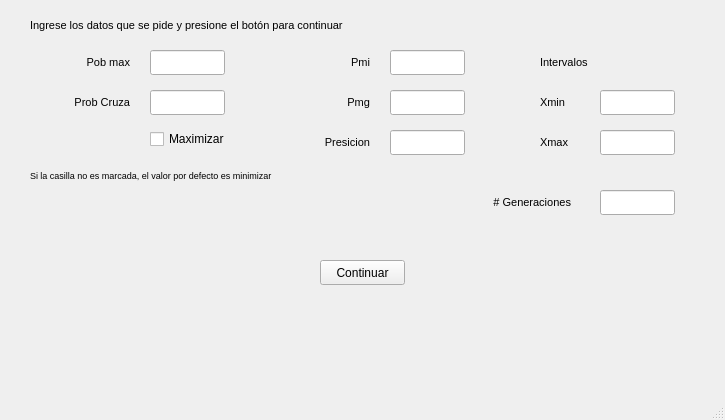
<?xml version="1.0" encoding="UTF-8"?>
<ui version="4.0">
 <class>MainWindow</class>
 <widget class="QMainWindow" name="MainWindow">
  <property name="geometry">
   <rect>
    <x>0</x>
    <y>0</y>
    <width>725</width>
    <height>420</height>
   </rect>
  </property>
  <property name="windowTitle">
   <string>Genético</string>
  </property>
  <property name="autoFillBackground">
   <bool>true</bool>
  </property>
  <widget class="QWidget" name="centralwidget">
   <widget class="QLabel" name="label_2">
    <property name="geometry">
     <rect>
      <x>10</x>
      <y>50</y>
      <width>120</width>
      <height>25</height>
     </rect>
    </property>
    <property name="font">
     <font>
      <pointsize>8</pointsize>
     </font>
    </property>
    <property name="layoutDirection">
     <enum>Qt::LeftToRight</enum>
    </property>
    <property name="text">
     <string>Pob max</string>
    </property>
    <property name="alignment">
     <set>Qt::AlignRight|Qt::AlignTrailing|Qt::AlignVCenter</set>
    </property>
   </widget>
   <widget class="QLineEdit" name="poblacion_m">
    <property name="geometry">
     <rect>
      <x>150</x>
      <y>50</y>
      <width>75</width>
      <height>25</height>
     </rect>
    </property>
    <property name="font">
     <font>
      <pointsize>9</pointsize>
     </font>
    </property>
   </widget>
   <widget class="QLabel" name="label_3">
    <property name="geometry">
     <rect>
      <x>10</x>
      <y>90</y>
      <width>120</width>
      <height>25</height>
     </rect>
    </property>
    <property name="font">
     <font>
      <pointsize>8</pointsize>
     </font>
    </property>
    <property name="layoutDirection">
     <enum>Qt::LeftToRight</enum>
    </property>
    <property name="text">
     <string>Prob Cruza</string>
    </property>
    <property name="alignment">
     <set>Qt::AlignRight|Qt::AlignTrailing|Qt::AlignVCenter</set>
    </property>
   </widget>
   <widget class="QLineEdit" name="pcruza">
    <property name="geometry">
     <rect>
      <x>150</x>
      <y>90</y>
      <width>75</width>
      <height>25</height>
     </rect>
    </property>
    <property name="font">
     <font>
      <pointsize>9</pointsize>
     </font>
    </property>
   </widget>
   <widget class="QLineEdit" name="pmi">
    <property name="geometry">
     <rect>
      <x>390</x>
      <y>50</y>
      <width>75</width>
      <height>25</height>
     </rect>
    </property>
   </widget>
   <widget class="QLabel" name="label_5">
    <property name="geometry">
     <rect>
      <x>300</x>
      <y>50</y>
      <width>70</width>
      <height>25</height>
     </rect>
    </property>
    <property name="font">
     <font>
      <pointsize>8</pointsize>
     </font>
    </property>
    <property name="text">
     <string>Pmi</string>
    </property>
    <property name="alignment">
     <set>Qt::AlignRight|Qt::AlignTrailing|Qt::AlignVCenter</set>
    </property>
   </widget>
   <widget class="QLabel" name="label_6">
    <property name="geometry">
     <rect>
      <x>300</x>
      <y>90</y>
      <width>70</width>
      <height>25</height>
     </rect>
    </property>
    <property name="font">
     <font>
      <pointsize>8</pointsize>
     </font>
    </property>
    <property name="text">
     <string>Pmg</string>
    </property>
    <property name="alignment">
     <set>Qt::AlignRight|Qt::AlignTrailing|Qt::AlignVCenter</set>
    </property>
   </widget>
   <widget class="QLineEdit" name="pmg">
    <property name="geometry">
     <rect>
      <x>390</x>
      <y>90</y>
      <width>75</width>
      <height>25</height>
     </rect>
    </property>
   </widget>
   <widget class="QLabel" name="label_7">
    <property name="geometry">
     <rect>
      <x>540</x>
      <y>90</y>
      <width>50</width>
      <height>25</height>
     </rect>
    </property>
    <property name="font">
     <font>
      <pointsize>8</pointsize>
     </font>
    </property>
    <property name="text">
     <string>Xmin</string>
    </property>
   </widget>
   <widget class="QLineEdit" name="xmin">
    <property name="geometry">
     <rect>
      <x>600</x>
      <y>90</y>
      <width>75</width>
      <height>25</height>
     </rect>
    </property>
   </widget>
   <widget class="QLineEdit" name="xmax">
    <property name="geometry">
     <rect>
      <x>600</x>
      <y>130</y>
      <width>75</width>
      <height>25</height>
     </rect>
    </property>
   </widget>
   <widget class="QLabel" name="label_8">
    <property name="geometry">
     <rect>
      <x>540</x>
      <y>130</y>
      <width>50</width>
      <height>25</height>
     </rect>
    </property>
    <property name="font">
     <font>
      <pointsize>8</pointsize>
     </font>
    </property>
    <property name="text">
     <string>Xmax</string>
    </property>
   </widget>
   <widget class="QLineEdit" name="presicion">
    <property name="geometry">
     <rect>
      <x>390</x>
      <y>130</y>
      <width>75</width>
      <height>25</height>
     </rect>
    </property>
    <property name="text">
     <string/>
    </property>
   </widget>
   <widget class="QLabel" name="label_9">
    <property name="geometry">
     <rect>
      <x>279</x>
      <y>130</y>
      <width>91</width>
      <height>25</height>
     </rect>
    </property>
    <property name="font">
     <font>
      <pointsize>8</pointsize>
     </font>
    </property>
    <property name="text">
     <string>Presicion</string>
    </property>
    <property name="alignment">
     <set>Qt::AlignRight|Qt::AlignTrailing|Qt::AlignVCenter</set>
    </property>
   </widget>
   <widget class="QLabel" name="label_4">
    <property name="geometry">
     <rect>
      <x>30</x>
      <y>10</y>
      <width>591</width>
      <height>31</height>
     </rect>
    </property>
    <property name="maximumSize">
     <size>
      <width>16777215</width>
      <height>16777215</height>
     </size>
    </property>
    <property name="sizeIncrement">
     <size>
      <width>2</width>
      <height>0</height>
     </size>
    </property>
    <property name="font">
     <font>
      <pointsize>8</pointsize>
     </font>
    </property>
    <property name="text">
     <string>Ingrese los datos que se pide y presione el botón para continuar </string>
    </property>
   </widget>
   <widget class="QPushButton" name="btn_ok">
    <property name="geometry">
     <rect>
      <x>320</x>
      <y>260</y>
      <width>85</width>
      <height>25</height>
     </rect>
    </property>
    <property name="text">
     <string>Continuar</string>
    </property>
   </widget>
   <widget class="QLabel" name="label_10">
    <property name="geometry">
     <rect>
      <x>540</x>
      <y>50</y>
      <width>125</width>
      <height>25</height>
     </rect>
    </property>
    <property name="font">
     <font>
      <pointsize>8</pointsize>
     </font>
    </property>
    <property name="text">
     <string>Intervalos</string>
    </property>
   </widget>
   <widget class="QCheckBox" name="maximizar">
    <property name="geometry">
     <rect>
      <x>150</x>
      <y>130</y>
      <width>111</width>
      <height>18</height>
     </rect>
    </property>
    <property name="font">
     <font>
      <pointsize>9</pointsize>
     </font>
    </property>
    <property name="text">
     <string>Maximizar</string>
    </property>
   </widget>
   <widget class="QLabel" name="label_11">
    <property name="geometry">
     <rect>
      <x>30</x>
      <y>160</y>
      <width>431</width>
      <height>31</height>
     </rect>
    </property>
    <property name="font">
     <font>
      <pointsize>7</pointsize>
     </font>
    </property>
    <property name="text">
     <string>Si la casilla no es marcada, el valor por defecto es minimizar</string>
    </property>
   </widget>
   <widget class="QLabel" name="estado">
    <property name="geometry">
     <rect>
      <x>50</x>
      <y>210</y>
      <width>1200</width>
      <height>25</height>
     </rect>
    </property>
    <property name="font">
     <font>
      <pointsize>9</pointsize>
     </font>
    </property>
    <property name="text">
     <string/>
    </property>
   </widget>
   <widget class="QLabel" name="estado2">
    <property name="geometry">
     <rect>
      <x>30</x>
      <y>310</y>
      <width>1200</width>
      <height>25</height>
     </rect>
    </property>
    <property name="text">
     <string/>
    </property>
   </widget>
   <widget class="QLabel" name="label_12">
    <property name="geometry">
     <rect>
      <x>450</x>
      <y>190</y>
      <width>121</width>
      <height>25</height>
     </rect>
    </property>
    <property name="font">
     <font>
      <pointsize>8</pointsize>
     </font>
    </property>
    <property name="text">
     <string># Generaciones</string>
    </property>
    <property name="alignment">
     <set>Qt::AlignRight|Qt::AlignTrailing|Qt::AlignVCenter</set>
    </property>
   </widget>
   <widget class="QLineEdit" name="generaciones">
    <property name="geometry">
     <rect>
      <x>600</x>
      <y>190</y>
      <width>75</width>
      <height>25</height>
     </rect>
    </property>
    <property name="text">
     <string/>
    </property>
   </widget>
  </widget>
  <widget class="QMenuBar" name="menubar">
   <property name="geometry">
    <rect>
     <x>0</x>
     <y>0</y>
     <width>725</width>
     <height>22</height>
    </rect>
   </property>
  </widget>
  <widget class="QStatusBar" name="statusbar"/>
 </widget>
 <resources/>
 <connections/>
</ui>
